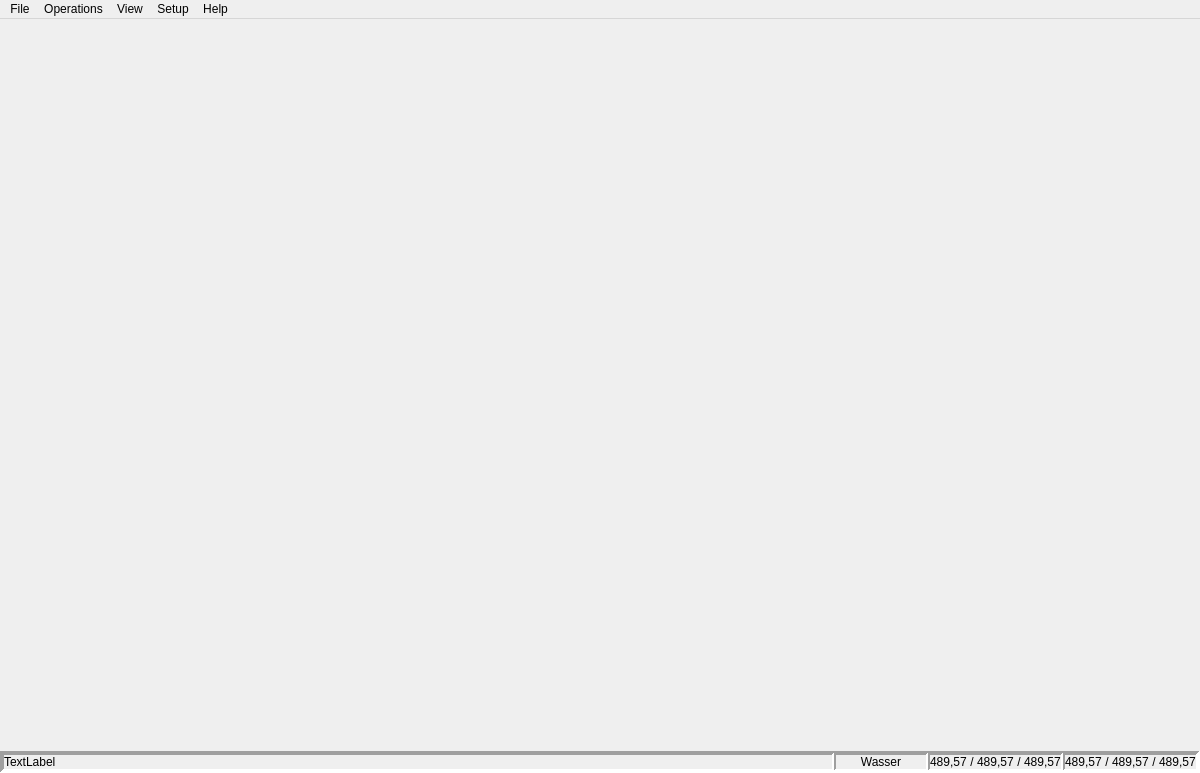
<?xml version="1.0" encoding="UTF-8"?>
<ui version="4.0">
 <class>MainWindow</class>
 <widget class="QMainWindow" name="MainWindow">
  <property name="geometry">
   <rect>
    <x>0</x>
    <y>0</y>
    <width>1200</width>
    <height>773</height>
   </rect>
  </property>
  <property name="minimumSize">
   <size>
    <width>1200</width>
    <height>0</height>
   </size>
  </property>
  <property name="windowTitle">
   <string>- SimpleCAM - </string>
  </property>
  <property name="windowIcon">
   <iconset>
    <normaloff>:/icons/application-system.png</normaloff>:/icons/application-system.png</iconset>
  </property>
  <widget class="QWidget" name="centralwidget">
   <layout class="QGridLayout" name="gridLayout" rowstretch="0,0" columnstretch="0,0">
    <property name="leftMargin">
     <number>0</number>
    </property>
    <property name="topMargin">
     <number>0</number>
    </property>
    <property name="rightMargin">
     <number>0</number>
    </property>
    <property name="bottomMargin">
     <number>0</number>
    </property>
    <property name="spacing">
     <number>0</number>
    </property>
    <item row="0" column="0" colspan="2">
     <widget class="QWidget" name="main" native="true">
      <property name="sizePolicy">
       <sizepolicy hsizetype="Preferred" vsizetype="Preferred">
        <horstretch>0</horstretch>
        <verstretch>0</verstretch>
       </sizepolicy>
      </property>
     </widget>
    </item>
    <item row="1" column="0" colspan="2">
     <widget class="QFrame" name="info">
      <property name="sizePolicy">
       <sizepolicy hsizetype="MinimumExpanding" vsizetype="Fixed">
        <horstretch>0</horstretch>
        <verstretch>0</verstretch>
       </sizepolicy>
      </property>
      <property name="frameShape">
       <enum>QFrame::Panel</enum>
      </property>
      <property name="frameShadow">
       <enum>QFrame::Sunken</enum>
      </property>
      <property name="lineWidth">
       <number>2</number>
      </property>
      <layout class="QGridLayout" name="gridLayout_2">
       <property name="leftMargin">
        <number>0</number>
       </property>
       <property name="topMargin">
        <number>0</number>
       </property>
       <property name="rightMargin">
        <number>0</number>
       </property>
       <property name="bottomMargin">
        <number>0</number>
       </property>
       <property name="spacing">
        <number>0</number>
       </property>
       <item row="0" column="2">
        <widget class="QFrame" name="frame">
         <property name="sizePolicy">
          <sizepolicy hsizetype="Fixed" vsizetype="Fixed">
           <horstretch>0</horstretch>
           <verstretch>0</verstretch>
          </sizepolicy>
         </property>
         <property name="frameShape">
          <enum>QFrame::Panel</enum>
         </property>
         <property name="frameShadow">
          <enum>QFrame::Sunken</enum>
         </property>
         <property name="lineWidth">
          <number>2</number>
         </property>
         <layout class="QHBoxLayout" name="horizontalLayout" stretch="1,0,1,0,1">
          <property name="spacing">
           <number>0</number>
          </property>
          <property name="leftMargin">
           <number>0</number>
          </property>
          <property name="topMargin">
           <number>0</number>
          </property>
          <property name="rightMargin">
           <number>0</number>
          </property>
          <property name="bottomMargin">
           <number>0</number>
          </property>
          <item>
           <widget class="QLabel" name="xMin">
            <property name="sizePolicy">
             <sizepolicy hsizetype="Fixed" vsizetype="Preferred">
              <horstretch>0</horstretch>
              <verstretch>0</verstretch>
             </sizepolicy>
            </property>
            <property name="text">
             <string>489,57</string>
            </property>
           </widget>
          </item>
          <item>
           <widget class="QLabel" name="label_4">
            <property name="sizePolicy">
             <sizepolicy hsizetype="Fixed" vsizetype="Preferred">
              <horstretch>0</horstretch>
              <verstretch>0</verstretch>
             </sizepolicy>
            </property>
            <property name="text">
             <string> / </string>
            </property>
           </widget>
          </item>
          <item>
           <widget class="QLabel" name="yMin">
            <property name="sizePolicy">
             <sizepolicy hsizetype="Fixed" vsizetype="Preferred">
              <horstretch>0</horstretch>
              <verstretch>0</verstretch>
             </sizepolicy>
            </property>
            <property name="text">
             <string>489,57</string>
            </property>
           </widget>
          </item>
          <item>
           <widget class="QLabel" name="label_5">
            <property name="sizePolicy">
             <sizepolicy hsizetype="Fixed" vsizetype="Preferred">
              <horstretch>0</horstretch>
              <verstretch>0</verstretch>
             </sizepolicy>
            </property>
            <property name="text">
             <string> / </string>
            </property>
           </widget>
          </item>
          <item>
           <widget class="QLabel" name="zMin">
            <property name="sizePolicy">
             <sizepolicy hsizetype="Fixed" vsizetype="Preferred">
              <horstretch>0</horstretch>
              <verstretch>0</verstretch>
             </sizepolicy>
            </property>
            <property name="text">
             <string>489,57</string>
            </property>
           </widget>
          </item>
         </layout>
        </widget>
       </item>
       <item row="0" column="0">
        <widget class="QFrame" name="frame_2">
         <property name="sizePolicy">
          <sizepolicy hsizetype="MinimumExpanding" vsizetype="Fixed">
           <horstretch>0</horstretch>
           <verstretch>0</verstretch>
          </sizepolicy>
         </property>
         <property name="frameShape">
          <enum>QFrame::Panel</enum>
         </property>
         <property name="frameShadow">
          <enum>QFrame::Sunken</enum>
         </property>
         <property name="lineWidth">
          <number>2</number>
         </property>
         <layout class="QHBoxLayout" name="horizontalLayout_3">
          <property name="spacing">
           <number>0</number>
          </property>
          <property name="leftMargin">
           <number>0</number>
          </property>
          <property name="topMargin">
           <number>0</number>
          </property>
          <property name="rightMargin">
           <number>0</number>
          </property>
          <property name="bottomMargin">
           <number>0</number>
          </property>
          <item>
           <widget class="QLabel" name="message">
            <property name="sizePolicy">
             <sizepolicy hsizetype="MinimumExpanding" vsizetype="Fixed">
              <horstretch>0</horstretch>
              <verstretch>0</verstretch>
             </sizepolicy>
            </property>
            <property name="text">
             <string>TextLabel</string>
            </property>
           </widget>
          </item>
         </layout>
        </widget>
       </item>
       <item row="0" column="3">
        <widget class="QFrame" name="frame_3">
         <property name="sizePolicy">
          <sizepolicy hsizetype="Fixed" vsizetype="Fixed">
           <horstretch>0</horstretch>
           <verstretch>0</verstretch>
          </sizepolicy>
         </property>
         <property name="frameShape">
          <enum>QFrame::Panel</enum>
         </property>
         <property name="frameShadow">
          <enum>QFrame::Sunken</enum>
         </property>
         <property name="lineWidth">
          <number>2</number>
         </property>
         <layout class="QHBoxLayout" name="horizontalLayout_2">
          <property name="spacing">
           <number>0</number>
          </property>
          <property name="leftMargin">
           <number>0</number>
          </property>
          <property name="topMargin">
           <number>0</number>
          </property>
          <property name="rightMargin">
           <number>0</number>
          </property>
          <property name="bottomMargin">
           <number>0</number>
          </property>
          <item>
           <widget class="QLabel" name="xMax">
            <property name="sizePolicy">
             <sizepolicy hsizetype="Fixed" vsizetype="Preferred">
              <horstretch>0</horstretch>
              <verstretch>0</verstretch>
             </sizepolicy>
            </property>
            <property name="lineWidth">
             <number>-5</number>
            </property>
            <property name="text">
             <string>489,57</string>
            </property>
           </widget>
          </item>
          <item>
           <widget class="QLabel" name="label_8">
            <property name="sizePolicy">
             <sizepolicy hsizetype="Fixed" vsizetype="Preferred">
              <horstretch>0</horstretch>
              <verstretch>0</verstretch>
             </sizepolicy>
            </property>
            <property name="text">
             <string> / </string>
            </property>
           </widget>
          </item>
          <item>
           <widget class="QLabel" name="yMax">
            <property name="sizePolicy">
             <sizepolicy hsizetype="Fixed" vsizetype="Preferred">
              <horstretch>0</horstretch>
              <verstretch>0</verstretch>
             </sizepolicy>
            </property>
            <property name="text">
             <string>489,57</string>
            </property>
           </widget>
          </item>
          <item>
           <widget class="QLabel" name="label_9">
            <property name="sizePolicy">
             <sizepolicy hsizetype="Fixed" vsizetype="Preferred">
              <horstretch>0</horstretch>
              <verstretch>0</verstretch>
             </sizepolicy>
            </property>
            <property name="text">
             <string> / </string>
            </property>
           </widget>
          </item>
          <item>
           <widget class="QLabel" name="zMax">
            <property name="sizePolicy">
             <sizepolicy hsizetype="Fixed" vsizetype="Preferred">
              <horstretch>0</horstretch>
              <verstretch>0</verstretch>
             </sizepolicy>
            </property>
            <property name="text">
             <string>489,57</string>
            </property>
           </widget>
          </item>
         </layout>
        </widget>
       </item>
       <item row="0" column="1">
        <widget class="QFrame" name="frame_4">
         <property name="sizePolicy">
          <sizepolicy hsizetype="Fixed" vsizetype="Fixed">
           <horstretch>0</horstretch>
           <verstretch>0</verstretch>
          </sizepolicy>
         </property>
         <property name="minimumSize">
          <size>
           <width>0</width>
           <height>0</height>
          </size>
         </property>
         <property name="frameShape">
          <enum>QFrame::Panel</enum>
         </property>
         <property name="frameShadow">
          <enum>QFrame::Sunken</enum>
         </property>
         <property name="lineWidth">
          <number>2</number>
         </property>
         <layout class="QHBoxLayout" name="horizontalLayout_4">
          <property name="spacing">
           <number>0</number>
          </property>
          <property name="leftMargin">
           <number>0</number>
          </property>
          <property name="topMargin">
           <number>0</number>
          </property>
          <property name="rightMargin">
           <number>0</number>
          </property>
          <property name="bottomMargin">
           <number>0</number>
          </property>
          <item>
           <widget class="QLabel" name="material">
            <property name="sizePolicy">
             <sizepolicy hsizetype="Preferred" vsizetype="Preferred">
              <horstretch>0</horstretch>
              <verstretch>0</verstretch>
             </sizepolicy>
            </property>
            <property name="minimumSize">
             <size>
              <width>90</width>
              <height>0</height>
             </size>
            </property>
            <property name="text">
             <string>Wasser</string>
            </property>
            <property name="alignment">
             <set>Qt::AlignCenter</set>
            </property>
           </widget>
          </item>
         </layout>
        </widget>
       </item>
      </layout>
     </widget>
    </item>
   </layout>
  </widget>
  <widget class="QMenuBar" name="menubar">
   <property name="geometry">
    <rect>
     <x>0</x>
     <y>0</y>
     <width>1200</width>
     <height>31</height>
    </rect>
   </property>
   <property name="sizePolicy">
    <sizepolicy hsizetype="Expanding" vsizetype="Minimum">
     <horstretch>0</horstretch>
     <verstretch>0</verstretch>
    </sizepolicy>
   </property>
   <property name="tabletTracking">
    <bool>true</bool>
   </property>
   <property name="focusPolicy">
    <enum>Qt::ClickFocus</enum>
   </property>
   <property name="defaultUp">
    <bool>false</bool>
   </property>
   <widget class="QMenu" name="menuFile">
    <property name="title">
     <string>File</string>
    </property>
    <addaction name="actionFileOpen"/>
    <addaction name="actionProjectOpen"/>
    <addaction name="actionToolsOpen"/>
    <addaction name="separator"/>
    <addaction name="actionProjectSave"/>
    <addaction name="actionProjectSaveAs"/>
    <addaction name="actionToolsSave"/>
    <addaction name="separator"/>
    <addaction name="actionExit"/>
   </widget>
   <widget class="QMenu" name="menuView">
    <property name="title">
     <string>View</string>
    </property>
    <addaction name="actionOrthografic"/>
    <addaction name="separator"/>
    <addaction name="actionIso1"/>
    <addaction name="actionIso2"/>
    <addaction name="actionIso3"/>
    <addaction name="actionIso4"/>
    <addaction name="separator"/>
    <addaction name="actionTop"/>
    <addaction name="actionBottom"/>
    <addaction name="actionLeft"/>
    <addaction name="actionRight"/>
    <addaction name="actionFront"/>
    <addaction name="actionBack"/>
    <addaction name="separator"/>
    <addaction name="actionZoom2Fit"/>
    <addaction name="actionClip"/>
    <addaction name="separator"/>
    <addaction name="actionHideModel"/>
    <addaction name="actionWireframe"/>
   </widget>
   <widget class="QMenu" name="menuHelp">
    <property name="title">
     <string>Help</string>
    </property>
    <addaction name="actionAbout"/>
   </widget>
   <widget class="QMenu" name="menuOperations">
    <property name="title">
     <string>Operations</string>
    </property>
    <widget class="QMenu" name="menu_New">
     <property name="title">
      <string>&amp;New</string>
     </property>
     <addaction name="actionClamping_Plug"/>
     <addaction name="actionContourNew"/>
     <addaction name="actionDrillNew"/>
     <addaction name="actionSweepNew"/>
    </widget>
    <widget class="QMenu" name="menuSelection">
     <property name="enabled">
      <bool>false</bool>
     </property>
     <property name="title">
      <string>&amp;Selection</string>
     </property>
     <addaction name="actionSelection2Vertical"/>
     <addaction name="actionSelection2Horizontal"/>
    </widget>
    <addaction name="menu_New"/>
    <addaction name="actionSelReprocess"/>
    <addaction name="actionToolPath"/>
    <addaction name="actionGenerate_GCode"/>
    <addaction name="separator"/>
    <addaction name="actionRemove"/>
    <addaction name="separator"/>
    <addaction name="menuSelection"/>
   </widget>
   <widget class="QMenu" name="menuSetup">
    <property name="title">
     <string>Setup</string>
    </property>
    <addaction name="actionModelSetup"/>
    <addaction name="actionOperationsSetup"/>
    <addaction name="separator"/>
    <addaction name="actionPreferences"/>
   </widget>
   <addaction name="menuFile"/>
   <addaction name="menuOperations"/>
   <addaction name="menuView"/>
   <addaction name="menuSetup"/>
   <addaction name="menuHelp"/>
  </widget>
  <action name="actionFileOpen">
   <property name="text">
    <string>open &amp;CAD File</string>
   </property>
  </action>
  <action name="actionOrthografic">
   <property name="checkable">
    <bool>true</bool>
   </property>
   <property name="checked">
    <bool>true</bool>
   </property>
   <property name="text">
    <string>&amp;Orthografic</string>
   </property>
  </action>
  <action name="actionTop">
   <property name="text">
    <string>&amp;Top</string>
   </property>
  </action>
  <action name="actionFront">
   <property name="text">
    <string>&amp;Front</string>
   </property>
  </action>
  <action name="actionLeft">
   <property name="text">
    <string>&amp;Left</string>
   </property>
  </action>
  <action name="actionBottom">
   <property name="text">
    <string>&amp;Bottom</string>
   </property>
  </action>
  <action name="actionBack">
   <property name="text">
    <string>Back</string>
   </property>
   <property name="iconText">
    <string>B&amp;ack</string>
   </property>
  </action>
  <action name="actionRight">
   <property name="text">
    <string>&amp;Right</string>
   </property>
  </action>
  <action name="actionZoom2Fit">
   <property name="text">
    <string>Zoom &amp;fit to Window</string>
   </property>
  </action>
  <action name="actionExit">
   <property name="text">
    <string>E&amp;xit</string>
   </property>
  </action>
  <action name="actionIso1">
   <property name="text">
    <string>Iso&amp;1</string>
   </property>
  </action>
  <action name="actionAbout">
   <property name="text">
    <string>About</string>
   </property>
  </action>
  <action name="actionIso2">
   <property name="text">
    <string>Iso&amp;2</string>
   </property>
  </action>
  <action name="actionProjectOpen">
   <property name="text">
    <string>open &amp;Project</string>
   </property>
  </action>
  <action name="actionProjectSaveAs">
   <property name="enabled">
    <bool>false</bool>
   </property>
   <property name="text">
    <string>sa&amp;ve Project as</string>
   </property>
   <property name="iconText">
    <string>save Project as</string>
   </property>
  </action>
  <action name="actionModelSetup">
   <property name="text">
    <string>Model</string>
   </property>
  </action>
  <action name="actionOperationsSetup">
   <property name="enabled">
    <bool>false</bool>
   </property>
   <property name="text">
    <string>Operations</string>
   </property>
  </action>
  <action name="actionToolsSetup">
   <property name="text">
    <string>Preferences</string>
   </property>
  </action>
  <action name="actionToolsOpen">
   <property name="text">
    <string>open &amp;Tools</string>
   </property>
  </action>
  <action name="actionToolsSave">
   <property name="text">
    <string>&amp;save Tools</string>
   </property>
  </action>
  <action name="actionHideModel">
   <property name="checkable">
    <bool>true</bool>
   </property>
   <property name="text">
    <string>hide Model</string>
   </property>
   <property name="iconText">
    <string>&amp;hide Model</string>
   </property>
  </action>
  <action name="actionSetupInfo">
   <property name="text">
    <string>Info</string>
   </property>
  </action>
  <action name="actionWireframe">
   <property name="checkable">
    <bool>true</bool>
   </property>
   <property name="text">
    <string>Wireframe</string>
   </property>
  </action>
  <action name="actionToolPath">
   <property name="text">
    <string>&amp;Create Toolpath</string>
   </property>
  </action>
  <action name="actionGenerate_GCode">
   <property name="text">
    <string>&amp;Generate GCode</string>
   </property>
  </action>
  <action name="actionRemove">
   <property name="text">
    <string>Remo&amp;ve</string>
   </property>
  </action>
  <action name="actionContourNew">
   <property name="text">
    <string>Contou&amp;r</string>
   </property>
  </action>
  <action name="actionDrillNew">
   <property name="text">
    <string>&amp;Drill Cycle</string>
   </property>
  </action>
  <action name="actionSweepNew">
   <property name="text">
    <string>S&amp;weep</string>
   </property>
  </action>
  <action name="actionMiscSetup">
   <property name="text">
    <string>Misc</string>
   </property>
  </action>
  <action name="actionIso3">
   <property name="text">
    <string>Iso&amp;3</string>
   </property>
  </action>
  <action name="actionIso4">
   <property name="text">
    <string>Iso&amp;4</string>
   </property>
  </action>
  <action name="actionTest">
   <property name="text">
    <string>Blub</string>
   </property>
  </action>
  <action name="actionSelReprocess">
   <property name="text">
    <string>&amp;Reprocess Selection</string>
   </property>
  </action>
  <action name="actionClamping_Plug">
   <property name="text">
    <string>Clamping &amp;Plug</string>
   </property>
  </action>
  <action name="actionSelection2Vertical">
   <property name="enabled">
    <bool>true</bool>
   </property>
   <property name="text">
    <string>&amp;vertical</string>
   </property>
  </action>
  <action name="actionSelection2Horizontal">
   <property name="text">
    <string>&amp;horizontal</string>
   </property>
  </action>
  <action name="actionPreferences">
   <property name="text">
    <string>Preferences</string>
   </property>
  </action>
  <action name="actionClip">
   <property name="checkable">
    <bool>false</bool>
   </property>
   <property name="text">
    <string>clip View</string>
   </property>
  </action>
  <action name="actionClipY">
   <property name="checkable">
    <bool>true</bool>
   </property>
   <property name="text">
    <string>Clip-Y</string>
   </property>
  </action>
  <action name="actionProjectSave">
   <property name="enabled">
    <bool>false</bool>
   </property>
   <property name="text">
    <string>save Project</string>
   </property>
  </action>
 </widget>
 <resources/>
 <connections/>
</ui>
